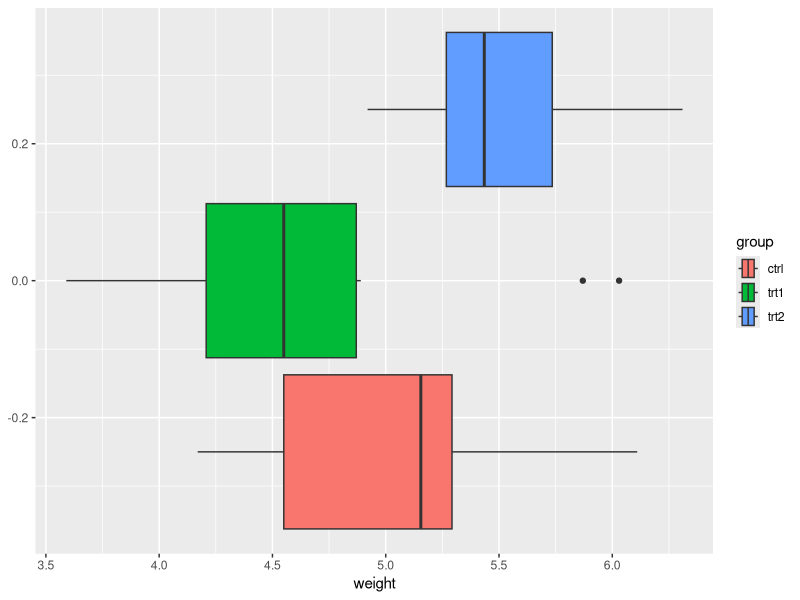
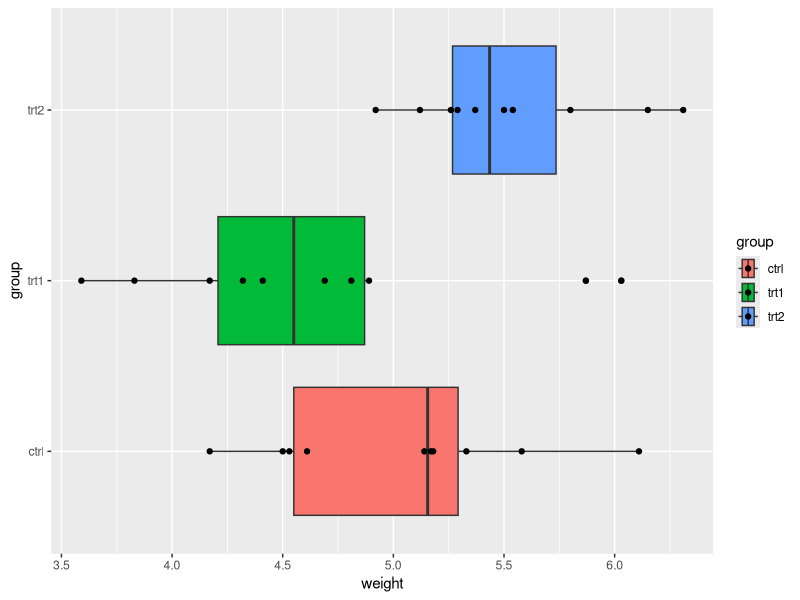
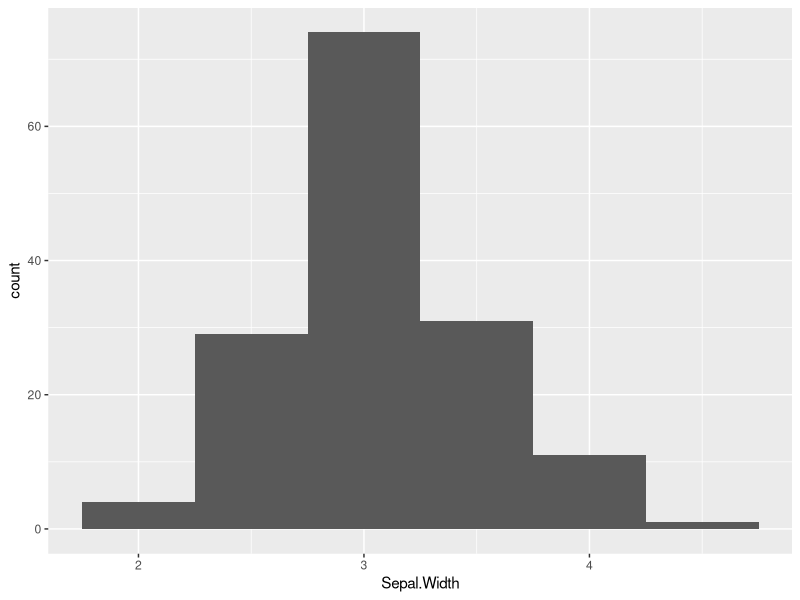
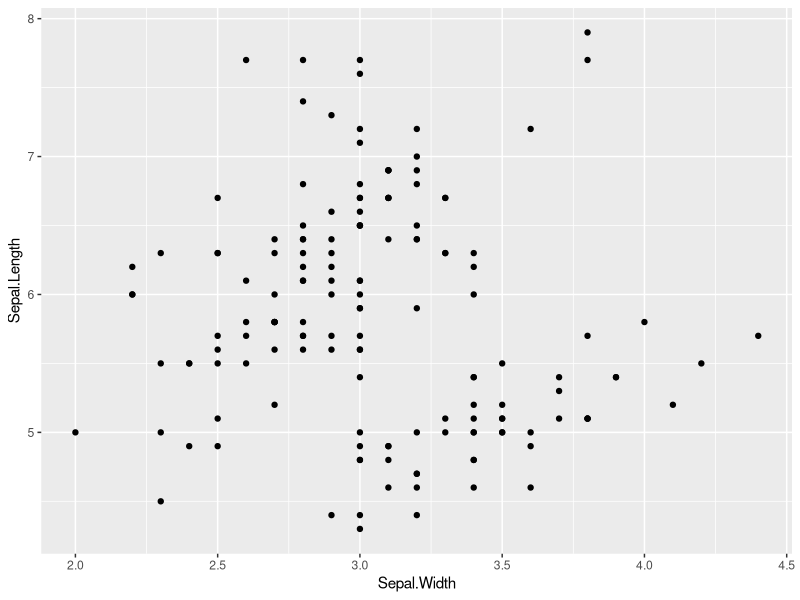
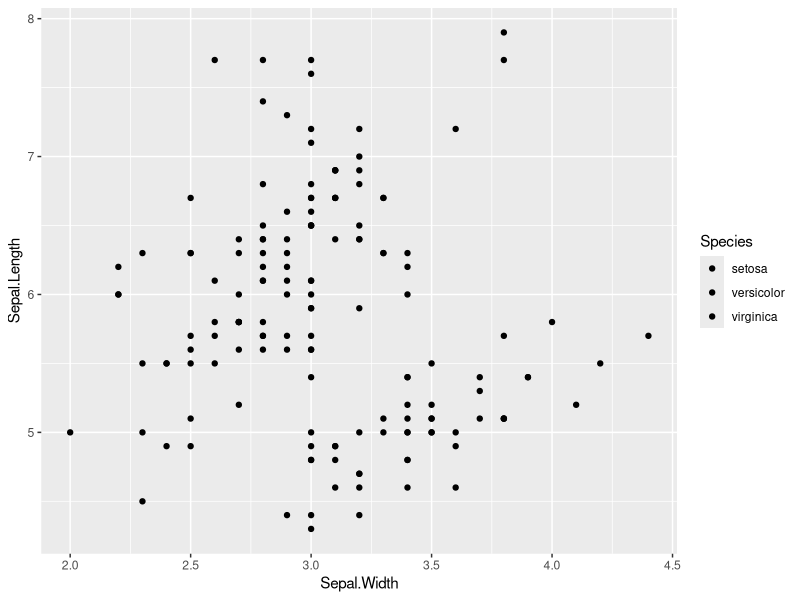

The R source for these figures, in order:
# Tidyverse Exam – Data Manipulation in R (using `mtcars` dataset)
#Houston Lemons 9/11/2025

# tidyverse ---------------------------------------------------------------

# Use `df_mtcars` for Questions 1 - 10
library(tidyverse)
df_mtcars <- as_tibble(mtcars,
                       rownames = "model")

# 1. Filter rows where number of cylinders (`cyl`) is 6
# Write code to create a new data frame that only includes rows where `cyl == 6`.
# Assign to: `mtcars_cyl6`

mtcars_cyl6<-df_mtcars %>% filter(cyl == 6)

# 2. Filter rows where number of gears (`gear`) is either 3 or 5

mtcars_cyl6 %>% filter(gear != 4)

# Use `%in%` to filter the `df_mtcars` dataset for these two `gear` values.

mtcars_cyl6 %>% filter(gear%in%c(3,5))
# Assign to: `mtcars_g35`

mtcars_g35<-mtcars_cyl6 %>% filter(gear%in%c(3,5))

# 3. Filter rows where miles per gallon (`mpg`) is greater than 25
# Create a subset of `df_mtcars` where `mpg > 25`.
# Assign to: `mtcars_mpg25`

mtcars_mpg25<-df_mtcars %>% filter(mpg> 25)

# 4. Filter rows where weight (`wt`) is less than 2.5 AND number of cylinders (`cyl`) is 4
# Combine logical conditions using `&`.
# Assign to: `mtcars_light_cyl4`

mtcars_light_cyl4<-df_mtcars %>% filter(wt<2.5 & cyl==4)

# 5. Sort `df_mtcars` by horsepower (`hp`) in ascending order
# Use `arrange()` to sort the data.
# Assign to: `mtcars_hp`

mtcars_hp<-df_mtcars %>% arrange(hp)

# 6. Sort `df_mtcars` by quarter mile time (`qsec`) in descending order
# Use `desc()` inside `arrange()`.
# Assign to: `mtcars_qsec`

mtcars_qsec<-df_mtcars %>% arrange(desc(qsec))

# 7. Exclude the `drat` column
# Use `select()` with `-` (minus sign) to remove the column.
# Assign to: `mtcars_no_drat`

mtcars_no_drat<- df_mtcars %>% select(-drat)

# 8. Add a new column `ptw` that equals the ratio of horsepower (`hp`) to weight (`wt`) (`hp / wt`)
# Use `mutate()` to add the new column.
# Assign to: `mtcars_with_ptw`
  
mtcars_with_ptw<- df_mtcars %>% mutate(ptw= hp/wt)

# 9. Identify the car `model` with the highest `ptw` among cars with six cylinders (`cyl == 6`).
# Hint: Use `mtcars_with_ptw` and a chain of `filter()` and `arrange()` with `%>%`.
# Write the car model here: Ferrari Dino

mtcars_with_ptw %>% filter(cyl==6) %>% arrange(ptw)

# 10. Group by number of gears (`gear`) and summarize minimum & maximum values of `mpg`
# Use `group_by()` and `summarize()` to calculate minimum & maximum values of `mpg` within each group.
# Minimum and maximum values of each group should be represented as separate columns.
# Function `min()` returns the minimum value in a vector.
# Function `max()` returns the maximum value in a vector.
# Assign to: `mtcars_mpg_by_gear`

mtcars_mpg_by_gear<- df_mtcars %>% group_by(gear) %>%  summarize(min(mpg),max(mpg))



# ggplot ------------------------------------------------------------------

# Visualization in R (using `iris` dataset)

## before you begin with the following questions, type the following code to check column names in the dataframe
colnames(iris) # output from this code is the column names that can be used in figures

# 11. Simple scatter plot of `Sepal.Length` vs `Sepal.Width` using `ggplot()`
# Assign to: `g_scat`
# Create a scatter plot with `Sepal.Width` on the x-axis and `Sepal.Length` on the y-axis.

g_scat<-iris %>% ggplot(aes(x=Sepal.Width, y=Sepal.Length))+geom_point()

# 12. Scatter plot with points colored by `Species`
# Assign to: `g_scat_col`
# Create a scatter plot with `Petal.Width` on the x-axis and `Petal.Length` on the y-axis,
# coloring points by `Species`.

g_scat_col<- iris %>% ggplot(aes(x=Sepal.Width, y=Sepal.Length, fill=Species))+geom_point()

# 13. Histogram of `Petal.Width` with `binwidth = 0.5`
# Assign to: `g_hist`
# Create a histogram of `Petal.Width` with `binwidth` set to 0.5.

g_hist<-iris %>% ggplot(aes(x=Sepal.Width))+geom_histogram(binwidth = 0.5)

# Visualization in R (using `PlantGrowth` dataset)

## before you begin with the following questions, type the following code to check column names in the dataframe
colnames(PlantGrowth) # output from this code is the column names that can be used in figures

# 14. Boxplot of `weight` grouped and filled by `group`
# Assign to: `g_bplot1`
# Create a boxplot of `weight` by `group`, filling boxes by `group`.


g_boxplot1<-PlantGrowth %>% ggplot(aes(x=weight, fill = group))+geom_boxplot()

# 15. Boxplot + scatter plot of `weight` by `group`
# Assign to: `g_bplot2`
# Create a boxplot of `weight` by `group`, then overlay points showing individual observations.

g_bplot2<-PlantGrowth %>% ggplot(aes(x=weight,y=group,fill = group))+geom_boxplot()+geom_point()
